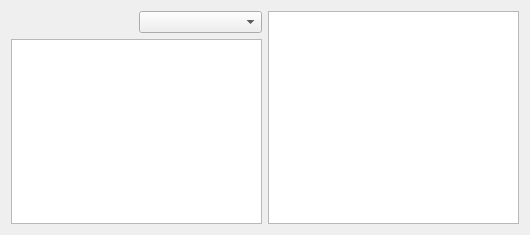
<?xml version="1.0" encoding="UTF-8"?>
<ui version="4.0">
 <class>ResourceBrowserWidget</class>
 <widget class="QWidget" name="ResourceBrowserWidget">
  <property name="geometry">
   <rect>
    <x>0</x>
    <y>0</y>
    <width>530</width>
    <height>235</height>
   </rect>
  </property>
  <layout class="QHBoxLayout" name="horizontalLayout">
   <item>
    <layout class="QGridLayout" name="gridLayout">
     <item row="0" column="0">
      <widget class="KFilterProxySearchLine" name="m_classFilter"/>
     </item>
     <item row="0" column="1">
      <widget class="QComboBox" name="m_baseClassCombo"/>
     </item>
     <item row="1" column="0" colspan="2">
      <widget class="QTreeView" name="m_pimoView"/>
     </item>
    </layout>
   </item>
   <item>
    <widget class="ResourceView" name="m_resourceView"/>
   </item>
  </layout>
 </widget>
 <customwidgets>
  <customwidget>
   <class>KFilterProxySearchLine</class>
   <extends>QWidget</extends>
   <header>kfilterproxysearchline.h</header>
  </customwidget>
  <customwidget>
   <class>ResourceView</class>
   <extends>QListView</extends>
   <header>resourceview.h</header>
  </customwidget>
 </customwidgets>
 <resources/>
 <connections/>
</ui>
